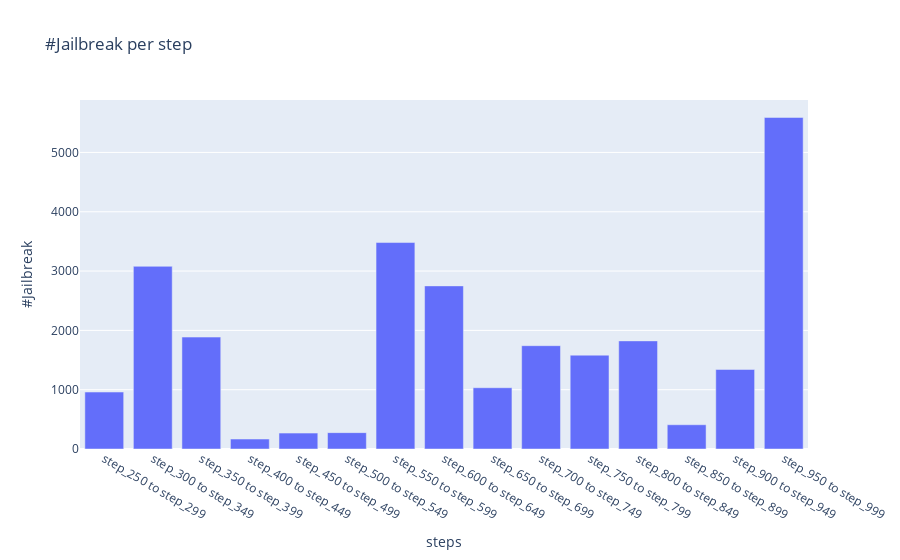

Here is the notebook cell this chart was saved with:
### Code cell
import plotly.graph_objects as go

# 对步骤进行排序并分组
sorted_steps = sorted(sum_is_harm.items())  # 排序
bin_size = 50  # 每个区间的大小
binned_data = {}



for i in range(0, len(sorted_steps), bin_size):
    bin_key = f'{sorted_steps[i][0]} to {sorted_steps[min(i+bin_size-1, len(sorted_steps)-1)][0]}'
    bin_value = sum(value for step, value in sorted_steps[i:i+bin_size])
    binned_data[bin_key] = bin_value


# 提取键和值
steps = list(binned_data.keys())
values = list(binned_data.values())

# 创建柱状图
fig = go.Figure(data=[go.Bar(x=steps, y=values)])

# 更新布局
fig.update_layout(title='#Jailbreak per step',
                  xaxis_title='steps',
                  yaxis_title='#Jailbreak')

# 显示图表
fig.show()

### Figure 1 — Plotly figure (JSON) as saved in the notebook; plotly's stock layout.template omitted (floating-point values rounded to 4 significant figures)
{"data": [{"type": "bar", "x": ["step_250 to step_299", "step_300 to step_349", "step_350 to step_399", "step_400 to step_449", "step_450 to step_499", "step_500 to step_549", "step_550 to step_599", "step_600 to step_649", "step_650 to step_699", "step_700 to step_749", "step_750 to step_799", "step_800 to step_849", "step_850 to step_899", "step_900 to step_949", "step_950 to step_999"], "y": [960, 3080, 1887, 168, 268, 276, 3481, 2750, 1033, 1742, 1582, 1823, 409, 1341, 5590]}], "layout": {"title": {"text": "#Jailbreak per step"}, "xaxis": {"title": {"text": "steps"}}, "yaxis": {"title": {"text": "#Jailbreak"}}}}
